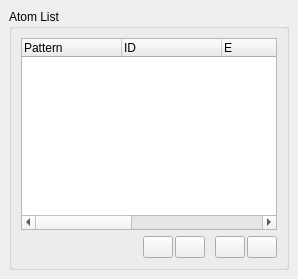
      <widget class="QWidget" name="AtomListPage" >
       <layout class="QVBoxLayout" >
        <property name="margin" >
         <number>9</number>
        </property>
        <property name="spacing" >
         <number>6</number>
        </property>
        <item>
         <widget class="QGroupBox" name="AtomListGroup" >
          <property name="sizePolicy" >
           <sizepolicy>
            <hsizetype>7</hsizetype>
            <vsizetype>7</vsizetype>
            <horstretch>0</horstretch>
            <verstretch>0</verstretch>
           </sizepolicy>
          </property>
          <property name="title" >
           <string>Atom List</string>
          </property>
          <layout class="QVBoxLayout" >
           <property name="margin" >
            <number>9</number>
           </property>
           <property name="spacing" >
            <number>6</number>
           </property>
           <item>
            <widget class="TTreeWidget" name="AtomTreeList" >
             <property name="sizePolicy" >
              <sizepolicy>
               <hsizetype>7</hsizetype>
               <vsizetype>7</vsizetype>
               <horstretch>0</horstretch>
               <verstretch>0</verstretch>
              </sizepolicy>
             </property>
             <property name="selectionMode" >
              <enum>QAbstractItemView::MultiSelection</enum>
             </property>
             <column>
              <property name="text" >
               <string>Pattern</string>
              </property>
             </column>
             <column>
              <property name="text" >
               <string>ID</string>
              </property>
             </column>
             <column>
              <property name="text" >
               <string>E</string>
              </property>
             </column>
             <column>
              <property name="text" >
               <string>X</string>
              </property>
             </column>
             <column>
              <property name="text" >
               <string>Y</string>
              </property>
             </column>
             <column>
              <property name="text" >
               <string>Z</string>
              </property>
             </column>
            </widget>
           </item>
           <item>
            <layout class="QHBoxLayout" >
             <property name="margin" >
              <number>0</number>
             </property>
             <property name="spacing" >
              <number>2</number>
             </property>
             <item>
              <spacer>
               <property name="orientation" >
                <enum>Qt::Horizontal</enum>
               </property>
               <property name="sizeHint" >
                <size>
                 <width>40</width>
                 <height>20</height>
                </size>
               </property>
              </spacer>
             </item>
             <item>
              <widget class="QPushButton" name="ShiftUpButton" >
               <property name="maximumSize" >
                <size>
                 <width>30</width>
                 <height>30</height>
                </size>
               </property>
               <property name="toolTip" >
                <string>Move selected atoms up one place in list</string>
               </property>
               <property name="text" >
                <string/>
               </property>
               <property name="icon" >
                <iconset resource="icons.qrc" >:/arrows/icons/arrow_up.svg</iconset>
               </property>
              </widget>
             </item>
             <item>
              <widget class="QPushButton" name="ShiftDownButton" >
               <property name="maximumSize" >
                <size>
                 <width>30</width>
                 <height>30</height>
                </size>
               </property>
               <property name="toolTip" >
                <string>Move selected atoms down one place in list</string>
               </property>
               <property name="text" >
                <string/>
               </property>
               <property name="icon" >
                <iconset resource="icons.qrc" >:/arrows/icons/arrow_down.svg</iconset>
               </property>
              </widget>
             </item>
             <item>
              <spacer>
               <property name="orientation" >
                <enum>Qt::Horizontal</enum>
               </property>
               <property name="sizeType" >
                <enum>QSizePolicy::Fixed</enum>
               </property>
               <property name="sizeHint" >
                <size>
                 <width>8</width>
                 <height>20</height>
                </size>
               </property>
              </spacer>
             </item>
             <item>
              <widget class="QPushButton" name="MoveToStartButton" >
               <property name="maximumSize" >
                <size>
                 <width>30</width>
                 <height>30</height>
                </size>
               </property>
               <property name="toolTip" >
                <string>Move selected atoms to start of list</string>
               </property>
               <property name="text" >
                <string/>
               </property>
               <property name="icon" >
                <iconset resource="icons.qrc" >:/arrows/icons/arrow_upline.svg</iconset>
               </property>
              </widget>
             </item>
             <item>
              <widget class="QPushButton" name="MoveToEndButton" >
               <property name="maximumSize" >
                <size>
                 <width>30</width>
                 <height>30</height>
                </size>
               </property>
               <property name="toolTip" >
                <string>Move selected atoms to end of list</string>
               </property>
               <property name="text" >
                <string/>
               </property>
               <property name="icon" >
                <iconset resource="icons.qrc" >:/arrows/icons/arrow_downline.svg</iconset>
               </property>
              </widget>
             </item>
            </layout>
           </item>
          </layout>
         </widget>
        </item>
       </layout>
      </widget>
